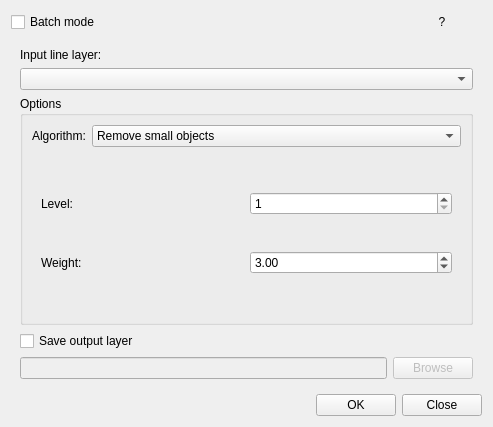
<?xml version="1.0" encoding="UTF-8"?>
<ui version="4.0">
 <class>generalizer</class>
 <widget class="QWidget" name="generalizer">
  <property name="geometry">
   <rect>
    <x>0</x>
    <y>0</y>
    <width>493</width>
    <height>427</height>
   </rect>
  </property>
  <property name="windowTitle">
   <string>Generalizer</string>
  </property>
  <layout class="QGridLayout" name="gridLayout_20">
   <item row="0" column="0">
    <widget class="QCheckBox" name="cbBatch">
     <property name="text">
      <string>Batch mode</string>
     </property>
    </widget>
   </item>
   <item row="0" column="2">
    <widget class="QPushButton" name="bHelp">
     <property name="sizePolicy">
      <sizepolicy hsizetype="Maximum" vsizetype="Fixed">
       <horstretch>0</horstretch>
       <verstretch>0</verstretch>
      </sizepolicy>
     </property>
     <property name="text">
      <string>?</string>
     </property>
     <property name="flat">
      <bool>true</bool>
     </property>
    </widget>
   </item>
   <item row="2" column="1">
    <widget class="QPushButton" name="bOk">
     <property name="sizePolicy">
      <sizepolicy hsizetype="Maximum" vsizetype="Fixed">
       <horstretch>0</horstretch>
       <verstretch>0</verstretch>
      </sizepolicy>
     </property>
     <property name="text">
      <string>OK</string>
     </property>
    </widget>
   </item>
   <item row="2" column="2">
    <widget class="QPushButton" name="bCancel">
     <property name="text">
      <string>Close</string>
     </property>
    </widget>
   </item>
   <item row="1" column="0" colspan="3">
    <widget class="QStackedWidget" name="stackBatch">
     <property name="currentIndex">
      <number>0</number>
     </property>
     <widget class="QWidget" name="page_6">
      <layout class="QGridLayout" name="gridLayout_19">
       <item row="0" column="0">
        <widget class="QLabel" name="label">
         <property name="text">
          <string>Input line layer:</string>
         </property>
         <property name="buddy">
          <cstring>cbInput</cstring>
         </property>
        </widget>
       </item>
       <item row="1" column="0" colspan="2">
        <widget class="QComboBox" name="cbInput"/>
       </item>
       <item row="2" column="0" colspan="2">
        <widget class="QGroupBox" name="groupBox">
         <property name="title">
          <string>Options</string>
         </property>
         <layout class="QGridLayout" name="gridLayout_2">
          <item row="0" column="0">
           <widget class="QLabel" name="label_3">
            <property name="text">
             <string>Algorithm:</string>
            </property>
           </widget>
          </item>
          <item row="0" column="1">
           <widget class="QComboBox" name="cbAlgorithm">
            <property name="sizePolicy">
             <sizepolicy hsizetype="MinimumExpanding" vsizetype="Fixed">
              <horstretch>0</horstretch>
              <verstretch>0</verstretch>
             </sizepolicy>
            </property>
            <property name="currentIndex">
             <number>1</number>
            </property>
            <item>
             <property name="text">
              <string>-----Generalizing-----</string>
             </property>
            </item>
            <item>
             <property name="text">
              <string>Remove small objects</string>
             </property>
            </item>
            <item>
             <property name="text">
              <string>-----Simplifying-----</string>
             </property>
            </item>
            <item>
             <property name="text">
              <string>Douglas-Peucker Algorithm</string>
             </property>
            </item>
            <item>
             <property name="text">
              <string>Jenks' Algorithm</string>
             </property>
            </item>
            <item>
             <property name="text">
              <string>Lang Algorithm</string>
             </property>
            </item>
            <item>
             <property name="text">
              <string>Reumann-Witkam Algorithm</string>
             </property>
            </item>
            <item>
             <property name="text">
              <string>Vertex Reduction</string>
             </property>
            </item>
            <item>
             <property name="text">
              <string>-----Smoothing-----</string>
             </property>
            </item>
            <item>
             <property name="text">
              <string>Boyle's Forward-Looking Algorithm</string>
             </property>
            </item>
            <item>
             <property name="text">
              <string>Chaiken's Algorithm</string>
             </property>
            </item>
            <item>
             <property name="text">
              <string>Hermite Spline Interpolation</string>
             </property>
            </item>
            <item>
             <property name="text">
              <string>McMaster's Distance-Weighting Algorithm</string>
             </property>
            </item>
            <item>
             <property name="text">
              <string>McMaster's Sliding Averaging Algorithm</string>
             </property>
            </item>
            <item>
             <property name="text">
              <string>Snakes Algorithm</string>
             </property>
            </item>
           </widget>
          </item>
          <item row="1" column="0" colspan="2">
           <widget class="QStackedWidget" name="stackOptions">
            <property name="currentIndex">
             <number>7</number>
            </property>
            <widget class="QWidget" name="page_11">
             <layout class="QGridLayout" name="gridLayout_11">
              <item row="0" column="0">
               <widget class="QLabel" name="label_12">
                <property name="text">
                 <string>Threshold:</string>
                </property>
                <property name="buddy">
                 <cstring>sbRemove_thresh</cstring>
                </property>
               </widget>
              </item>
              <item row="0" column="1">
               <widget class="QDoubleSpinBox" name="sbRemove_thresh">
                <property name="decimals">
                 <number>4</number>
                </property>
                <property name="minimum">
                 <double>0.000100000000000</double>
                </property>
                <property name="maximum">
                 <double>9999999.999900000169873</double>
                </property>
                <property name="value">
                 <double>0.000100000000000</double>
                </property>
               </widget>
              </item>
             </layout>
            </widget>
            <widget class="QWidget" name="page_12">
             <layout class="QGridLayout" name="gridLayout_12">
              <item row="0" column="0">
               <widget class="QLabel" name="label_18">
                <property name="text">
                 <string>Threshold:</string>
                </property>
               </widget>
              </item>
              <item row="0" column="1">
               <widget class="QDoubleSpinBox" name="sbDP_thresh">
                <property name="decimals">
                 <number>4</number>
                </property>
                <property name="minimum">
                 <double>0.000100000000000</double>
                </property>
                <property name="maximum">
                 <double>9999999.999900000169873</double>
                </property>
                <property name="value">
                 <double>0.000100000000000</double>
                </property>
               </widget>
              </item>
             </layout>
            </widget>
            <widget class="QWidget" name="page_2">
             <layout class="QGridLayout" name="gridLayout_4">
              <item row="0" column="0">
               <widget class="QLabel" name="label_7">
                <property name="text">
                 <string>Threshold:</string>
                </property>
               </widget>
              </item>
              <item row="0" column="1">
               <widget class="QDoubleSpinBox" name="sbJenks_thresh">
                <property name="decimals">
                 <number>4</number>
                </property>
                <property name="maximum">
                 <double>9999999.999900000169873</double>
                </property>
                <property name="value">
                 <double>0.000100000000000</double>
                </property>
               </widget>
              </item>
              <item row="1" column="0">
               <widget class="QLabel" name="label_8">
                <property name="text">
                 <string>Angle threshold:</string>
                </property>
               </widget>
              </item>
              <item row="1" column="1">
               <widget class="QDoubleSpinBox" name="sbJenks_angle">
                <property name="maximum">
                 <double>180.000000000000000</double>
                </property>
                <property name="value">
                 <double>3.000000000000000</double>
                </property>
               </widget>
              </item>
             </layout>
            </widget>
            <widget class="QWidget" name="page_13">
             <layout class="QGridLayout" name="gridLayout_3">
              <item row="0" column="0">
               <widget class="QLabel" name="label_13">
                <property name="text">
                 <string>Threshold:</string>
                </property>
               </widget>
              </item>
              <item row="0" column="1">
               <widget class="QDoubleSpinBox" name="sbLang_thresh">
                <property name="decimals">
                 <number>4</number>
                </property>
                <property name="minimum">
                 <double>0.000100000000000</double>
                </property>
                <property name="maximum">
                 <double>9999999.999900000169873</double>
                </property>
                <property name="value">
                 <double>0.000100000000000</double>
                </property>
               </widget>
              </item>
              <item row="1" column="0">
               <widget class="QLabel" name="label_19">
                <property name="text">
                 <string>Look ahead:</string>
                </property>
               </widget>
              </item>
              <item row="1" column="1">
               <widget class="QSpinBox" name="sbLang_LA">
                <property name="minimum">
                 <number>1</number>
                </property>
                <property name="maximum">
                 <number>9999</number>
                </property>
                <property name="value">
                 <number>8</number>
                </property>
               </widget>
              </item>
             </layout>
            </widget>
            <widget class="QWidget" name="page_4">
             <layout class="QGridLayout" name="gridLayout_6">
              <item row="0" column="0">
               <widget class="QLabel" name="label_11">
                <property name="text">
                 <string>Threshold:</string>
                </property>
               </widget>
              </item>
              <item row="0" column="1">
               <widget class="QDoubleSpinBox" name="sbRW_thresh">
                <property name="decimals">
                 <number>4</number>
                </property>
                <property name="maximum">
                 <double>9999999.999900000169873</double>
                </property>
                <property name="value">
                 <double>0.000100000000000</double>
                </property>
               </widget>
              </item>
             </layout>
            </widget>
            <widget class="QWidget" name="page_14">
             <layout class="QGridLayout" name="gridLayout_14">
              <item row="0" column="0">
               <widget class="QLabel" name="label_20">
                <property name="text">
                 <string>Threshold:</string>
                </property>
               </widget>
              </item>
              <item row="0" column="1">
               <widget class="QDoubleSpinBox" name="sbReduction_thresh">
                <property name="decimals">
                 <number>4</number>
                </property>
                <property name="minimum">
                 <double>0.000100000000000</double>
                </property>
                <property name="maximum">
                 <double>9999999.999900000169873</double>
                </property>
               </widget>
              </item>
             </layout>
            </widget>
            <widget class="QWidget" name="page_15">
             <layout class="QGridLayout" name="gridLayout_15">
              <item row="0" column="0">
               <widget class="QLabel" name="label_21">
                <property name="text">
                 <string>Look ahead:</string>
                </property>
               </widget>
              </item>
              <item row="0" column="1">
               <widget class="QSpinBox" name="sbBoyle_LA">
                <property name="minimum">
                 <number>2</number>
                </property>
                <property name="maximum">
                 <number>999</number>
                </property>
                <property name="value">
                 <number>7</number>
                </property>
               </widget>
              </item>
             </layout>
            </widget>
            <widget class="QWidget" name="page_16">
             <layout class="QGridLayout" name="gridLayout_16">
              <item row="0" column="0">
               <widget class="QLabel" name="label_22">
                <property name="text">
                 <string>Level:</string>
                </property>
               </widget>
              </item>
              <item row="0" column="1">
               <widget class="QSpinBox" name="sbChaiken_level">
                <property name="minimum">
                 <number>1</number>
                </property>
                <property name="maximum">
                 <number>99</number>
                </property>
               </widget>
              </item>
              <item row="1" column="0">
               <widget class="QLabel" name="label_23">
                <property name="text">
                 <string>Weight:</string>
                </property>
               </widget>
              </item>
              <item row="1" column="1">
               <widget class="QDoubleSpinBox" name="sbChaiken_weight">
                <property name="minimum">
                 <double>1.000000000000000</double>
                </property>
                <property name="value">
                 <double>3.000000000000000</double>
                </property>
               </widget>
              </item>
             </layout>
            </widget>
            <widget class="QWidget" name="page">
             <layout class="QGridLayout" name="gridLayout">
              <item row="0" column="0">
               <widget class="QLabel" name="label_2">
                <property name="text">
                 <string>Threshold:</string>
                </property>
               </widget>
              </item>
              <item row="1" column="0">
               <widget class="QLabel" name="label_4">
                <property name="text">
                 <string>Tightness:</string>
                </property>
               </widget>
              </item>
              <item row="1" column="1">
               <widget class="QDoubleSpinBox" name="sbHermite_tightness">
                <property name="value">
                 <double>0.500000000000000</double>
                </property>
               </widget>
              </item>
              <item row="0" column="1">
               <widget class="QDoubleSpinBox" name="sbHermite_steps">
                <property name="decimals">
                 <number>4</number>
                </property>
                <property name="maximum">
                 <double>9999999.999900000169873</double>
                </property>
                <property name="value">
                 <double>0.000100000000000</double>
                </property>
               </widget>
              </item>
             </layout>
            </widget>
            <widget class="QWidget" name="page_17">
             <layout class="QGridLayout" name="gridLayout_17">
              <item row="0" column="0">
               <widget class="QLabel" name="label_24">
                <property name="text">
                 <string>Slide:</string>
                </property>
               </widget>
              </item>
              <item row="0" column="1">
               <widget class="QDoubleSpinBox" name="sbDist_slide">
                <property name="singleStep">
                 <double>0.100000000000000</double>
                </property>
                <property name="value">
                 <double>0.500000000000000</double>
                </property>
               </widget>
              </item>
              <item row="1" column="0">
               <widget class="QLabel" name="label_25">
                <property name="text">
                 <string>Look ahead:</string>
                </property>
               </widget>
              </item>
              <item row="1" column="1">
               <widget class="QSpinBox" name="sbDist_LA">
                <property name="minimum">
                 <number>3</number>
                </property>
                <property name="maximum">
                 <number>999</number>
                </property>
                <property name="singleStep">
                 <number>2</number>
                </property>
                <property name="value">
                 <number>7</number>
                </property>
               </widget>
              </item>
             </layout>
            </widget>
            <widget class="QWidget" name="page_18">
             <layout class="QGridLayout" name="gridLayout_18">
              <item row="0" column="0">
               <widget class="QLabel" name="label_26">
                <property name="text">
                 <string>Slide:</string>
                </property>
               </widget>
              </item>
              <item row="0" column="1">
               <widget class="QDoubleSpinBox" name="sbSlide_slide">
                <property name="singleStep">
                 <double>0.100000000000000</double>
                </property>
                <property name="value">
                 <double>0.500000000000000</double>
                </property>
               </widget>
              </item>
              <item row="1" column="0">
               <widget class="QLabel" name="label_27">
                <property name="text">
                 <string>Look ahead:</string>
                </property>
               </widget>
              </item>
              <item row="1" column="1">
               <widget class="QSpinBox" name="sbSlide_LA">
                <property name="minimum">
                 <number>3</number>
                </property>
                <property name="maximum">
                 <number>999</number>
                </property>
                <property name="singleStep">
                 <number>2</number>
                </property>
                <property name="value">
                 <number>7</number>
                </property>
               </widget>
              </item>
             </layout>
            </widget>
            <widget class="QWidget" name="page_3">
             <layout class="QGridLayout" name="gridLayout_5">
              <item row="0" column="0">
               <widget class="QLabel" name="label_9">
                <property name="text">
                 <string>Alpha:</string>
                </property>
               </widget>
              </item>
              <item row="0" column="1">
               <widget class="QDoubleSpinBox" name="sbSnakes_alpha">
                <property name="maximum">
                 <double>9999.989999999999782</double>
                </property>
                <property name="value">
                 <double>1.000000000000000</double>
                </property>
               </widget>
              </item>
              <item row="1" column="0">
               <widget class="QLabel" name="label_10">
                <property name="text">
                 <string>Beta:</string>
                </property>
               </widget>
              </item>
              <item row="1" column="1">
               <widget class="QDoubleSpinBox" name="sbSnakes_beta">
                <property name="maximum">
                 <double>9999.989999999999782</double>
                </property>
                <property name="value">
                 <double>0.500000000000000</double>
                </property>
               </widget>
              </item>
             </layout>
            </widget>
           </widget>
          </item>
         </layout>
        </widget>
       </item>
       <item row="4" column="0">
        <widget class="QLineEdit" name="eOutput">
         <property name="enabled">
          <bool>false</bool>
         </property>
        </widget>
       </item>
       <item row="4" column="1">
        <widget class="QPushButton" name="bBrowse">
         <property name="enabled">
          <bool>false</bool>
         </property>
         <property name="text">
          <string>Browse</string>
         </property>
        </widget>
       </item>
       <item row="3" column="0">
        <widget class="QCheckBox" name="cbOutFile">
         <property name="text">
          <string>Save output layer</string>
         </property>
        </widget>
       </item>
      </layout>
     </widget>
     <widget class="QWidget" name="page_10">
      <layout class="QGridLayout" name="gridLayout_21">
       <item row="1" column="0">
        <widget class="QListWidget" name="lstLayers">
         <property name="sizePolicy">
          <sizepolicy hsizetype="Expanding" vsizetype="Expanding">
           <horstretch>0</horstretch>
           <verstretch>0</verstretch>
          </sizepolicy>
         </property>
        </widget>
       </item>
       <item row="3" column="0" rowspan="3">
        <widget class="QTableWidget" name="tblBatchAlg">
         <property name="sizePolicy">
          <sizepolicy hsizetype="Expanding" vsizetype="Expanding">
           <horstretch>0</horstretch>
           <verstretch>0</verstretch>
          </sizepolicy>
         </property>
         <column>
          <property name="text">
           <string>Algorithm</string>
          </property>
         </column>
         <column>
          <property name="text">
           <string>Parameter 1</string>
          </property>
         </column>
         <column>
          <property name="text">
           <string>Parameter 2</string>
          </property>
         </column>
        </widget>
       </item>
       <item row="3" column="1">
        <widget class="QPushButton" name="bAddAlg">
         <property name="text">
          <string>Add</string>
         </property>
        </widget>
       </item>
       <item row="4" column="1">
        <widget class="QPushButton" name="bDelAlg">
         <property name="text">
          <string>Delete</string>
         </property>
        </widget>
       </item>
       <item row="5" column="1">
        <widget class="QPushButton" name="bEditAlg">
         <property name="text">
          <string>Edit</string>
         </property>
        </widget>
       </item>
       <item row="7" column="0">
        <widget class="QLineEdit" name="eDir">
         <property name="enabled">
          <bool>false</bool>
         </property>
        </widget>
       </item>
       <item row="7" column="1">
        <widget class="QPushButton" name="bBrowseDir">
         <property name="enabled">
          <bool>false</bool>
         </property>
         <property name="text">
          <string>Browse</string>
         </property>
        </widget>
       </item>
       <item row="6" column="0">
        <widget class="QCheckBox" name="cbOutDir">
         <property name="text">
          <string>Save output layer(s) to folder</string>
         </property>
        </widget>
       </item>
       <item row="2" column="0">
        <widget class="QLabel" name="label_5">
         <property name="text">
          <string>Algorithm(s)</string>
         </property>
        </widget>
       </item>
       <item row="0" column="0">
        <widget class="QLabel" name="label_6">
         <property name="text">
          <string>Choose layer(s)</string>
         </property>
        </widget>
       </item>
      </layout>
     </widget>
    </widget>
   </item>
  </layout>
 </widget>
 <tabstops>
  <tabstop>cbBatch</tabstop>
  <tabstop>cbInput</tabstop>
  <tabstop>cbAlgorithm</tabstop>
  <tabstop>sbRemove_thresh</tabstop>
  <tabstop>cbOutFile</tabstop>
  <tabstop>eOutput</tabstop>
  <tabstop>bBrowse</tabstop>
  <tabstop>bOk</tabstop>
  <tabstop>bCancel</tabstop>
  <tabstop>sbLang_LA</tabstop>
  <tabstop>sbReduction_thresh</tabstop>
  <tabstop>sbBoyle_LA</tabstop>
  <tabstop>sbChaiken_level</tabstop>
  <tabstop>sbChaiken_weight</tabstop>
  <tabstop>sbHermite_steps</tabstop>
  <tabstop>sbHermite_tightness</tabstop>
  <tabstop>sbDist_slide</tabstop>
  <tabstop>sbDist_LA</tabstop>
  <tabstop>sbSlide_slide</tabstop>
  <tabstop>sbSlide_LA</tabstop>
  <tabstop>bHelp</tabstop>
  <tabstop>sbLang_thresh</tabstop>
  <tabstop>sbDP_thresh</tabstop>
  <tabstop>lstLayers</tabstop>
  <tabstop>tblBatchAlg</tabstop>
  <tabstop>bAddAlg</tabstop>
  <tabstop>bDelAlg</tabstop>
  <tabstop>bEditAlg</tabstop>
  <tabstop>eDir</tabstop>
  <tabstop>bBrowseDir</tabstop>
  <tabstop>cbOutDir</tabstop>
 </tabstops>
 <resources/>
 <connections>
  <connection>
   <sender>bCancel</sender>
   <signal>clicked()</signal>
   <receiver>generalizer</receiver>
   <slot>close()</slot>
   <hints>
    <hint type="sourcelabel">
     <x>328</x>
     <y>234</y>
    </hint>
    <hint type="destinationlabel">
     <x>202</x>
     <y>210</y>
    </hint>
   </hints>
  </connection>
 </connections>
</ui>
